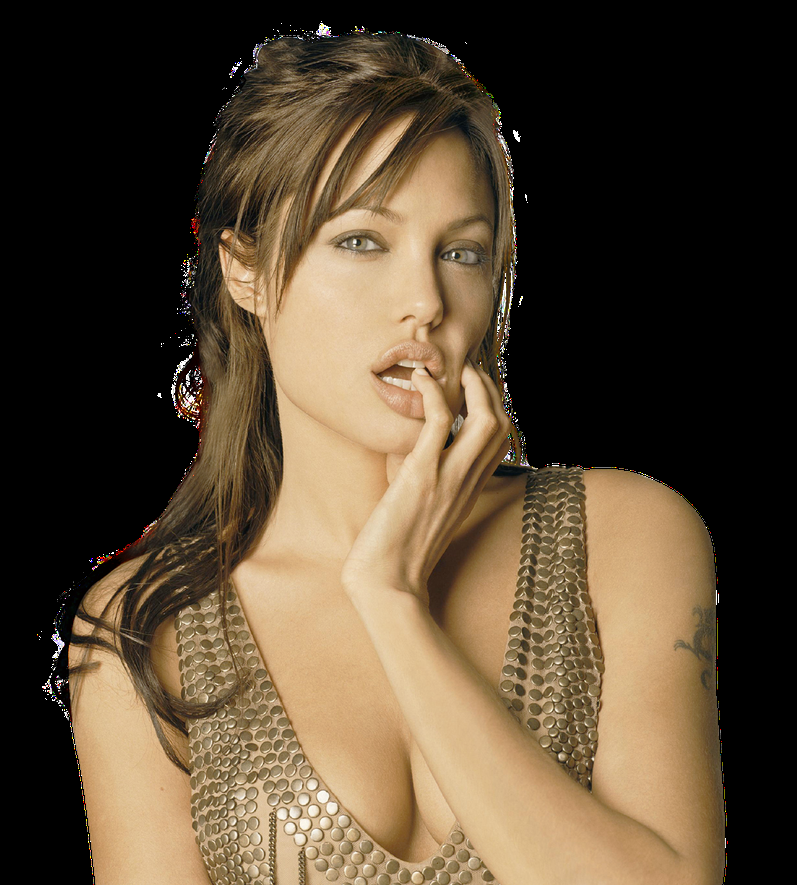
#> input picture jolie.png, 797 x 885 px, shrunk from 1150 x 1277 before the run
$ jupyter execute Convolution.ipynb
#> lines starting #> are read from the running program, lines starting #| are printed output that depends on the picture
####  Convolution on 2d image

Convolutioni s one of the most important operations in signal and image processing. It could operate in 1D( e.g. speed processing) or 3D (video processing). In this post, we discuss convolution in 2D spatial which is mostly used in image processing for deature extraction and is also the core block of Convolutional Neural Network. Genenrally, we can consider an image as a matrix whose elements are numbers between 0 and 255. The size of this matrix is image height times image width times number of image channels. A grayscale image ahs 1 channel where a color image has 3 channels for an RGB. In this tutorial we aregoing to work on a grayscale image shown in feature 1 and apply different convolution kernels on it

[cell 1]
from skimage import io, viewer
img = io.imread('jolie.png',as_gray = True)
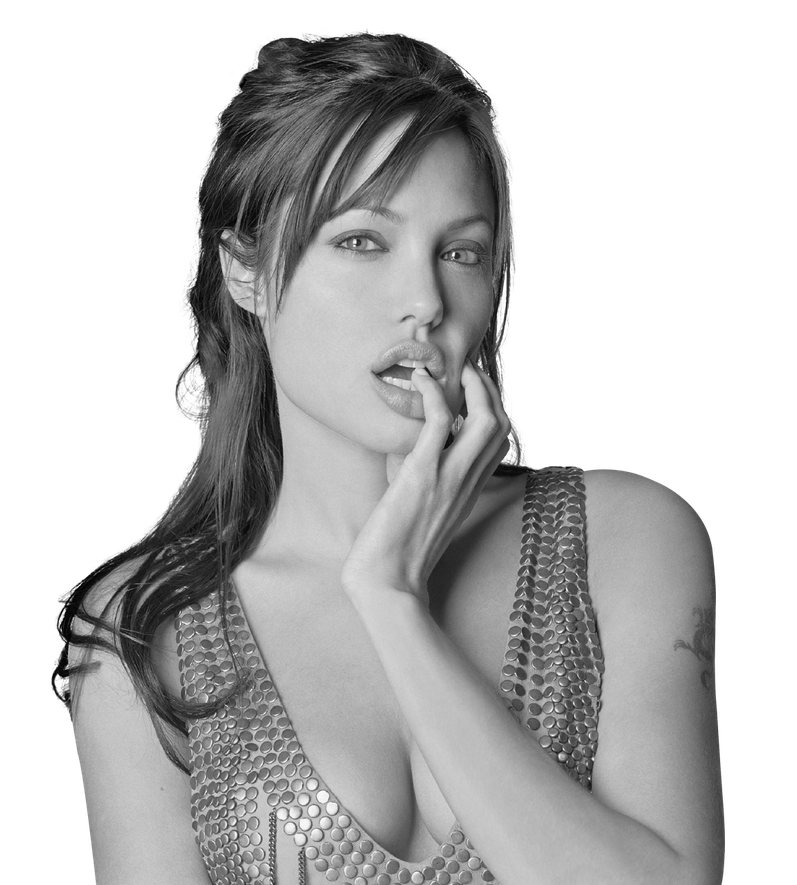
#> img: shape (885, 797) float64; min 0, max 1, mean 0.749
print('image matrix size' , img.shape)
#| image matrix size (885, 797)
print('\n first 5 columns and rows of the image matrix: n')
viewer.ImageViewer(img).show()
#> (this line was passed over: skimage is not available in this run)

[cell 2]
from skimage import io, color
import matplotlib.pyplot as plt
import numpy as np
from skimage import exposure
import pylab

def convolved2d(image,kernel):
    kernel = np.flipud(np.fliplr(kernel))
    output = np.zeros_like(image)
    image_padded = np.zeros((image.shape[0]+2, image.shape[1]+2))
    image_padded[1:-1,1:-1] = image
    for x in range(image.shape[1]):
        for y in range(image.shape[0]):
            output[y,x] = (kernel*image_padded[y:y+3, x:x+3]).sum()
    return output

img = io.imread("jolie.png")
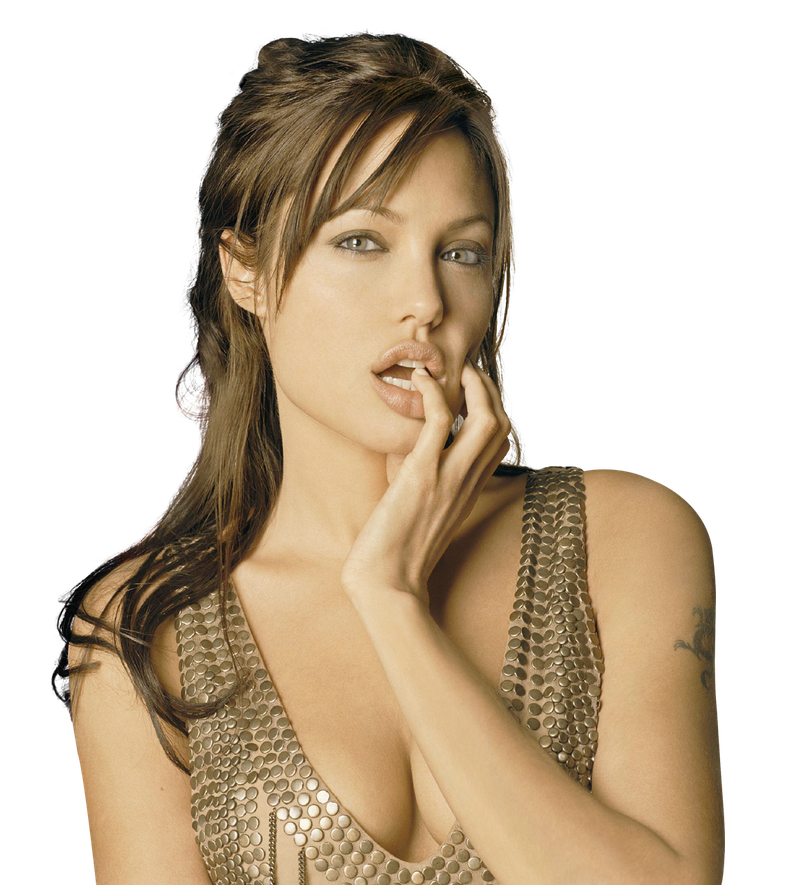
#> img: shape (885, 797, 4); mean R, G, B, A 89.1, 73.1, 52.9, 137.7; transparent parts drawn white
img = color.rgb2gray(img)
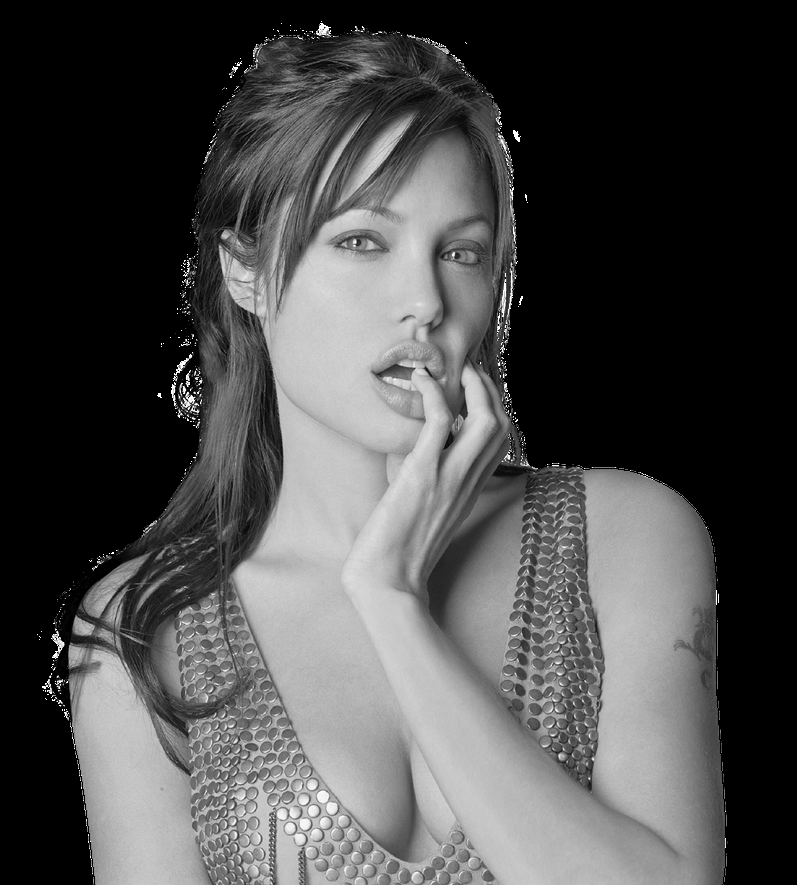
#> img: shape (885, 797) float64; min 0, max 1, mean 0.294


image_equalized = exposure.equalize_adapthist(img/np.max(np.abs(img)), clip_limit=0.03)
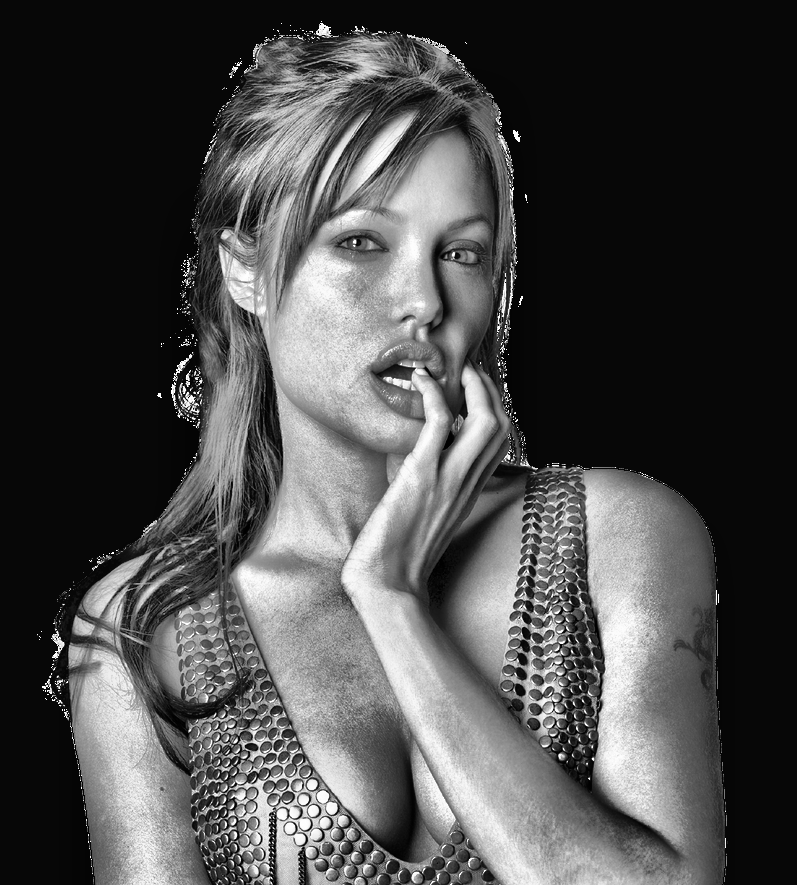
#> image_equalized: shape (885, 797) float64; min 0, max 1, mean 0.296

fig,axes = plt.subplots(1,2, figsize=(10,10))
axes[0].imshow(img,cmap = plt.cm.gray); axes[0].axis("off")
axes[1].imshow(image_equalized,cmap = plt.cm.gray); axes[1].axis("off")

plt.show()

[cell 3]
# convolve the sharpen kernel and the image
kernel0 = np.array([[0,-1,0],[-1,5,-1],[0,-1,0]])
kernel4 = np.array([[-1,-1,-1],[-1,8,-1],[-1,-1,-1]])

kernel1 = np.array([[-1,-1,0],[-1,0,1],[0,1,1]])
kernel2 = np.array([[-1,-1,-1],[-1,0,-1],[-1,-1,-1]])
kernel3 = np.array([[0,-1,0],[-1,0,-1],[-1,-1,-1]])

image_con = convolved2d(img, kernel2)
#> after the loop in convolved2d, `for x in range(image.shape[1]):`:
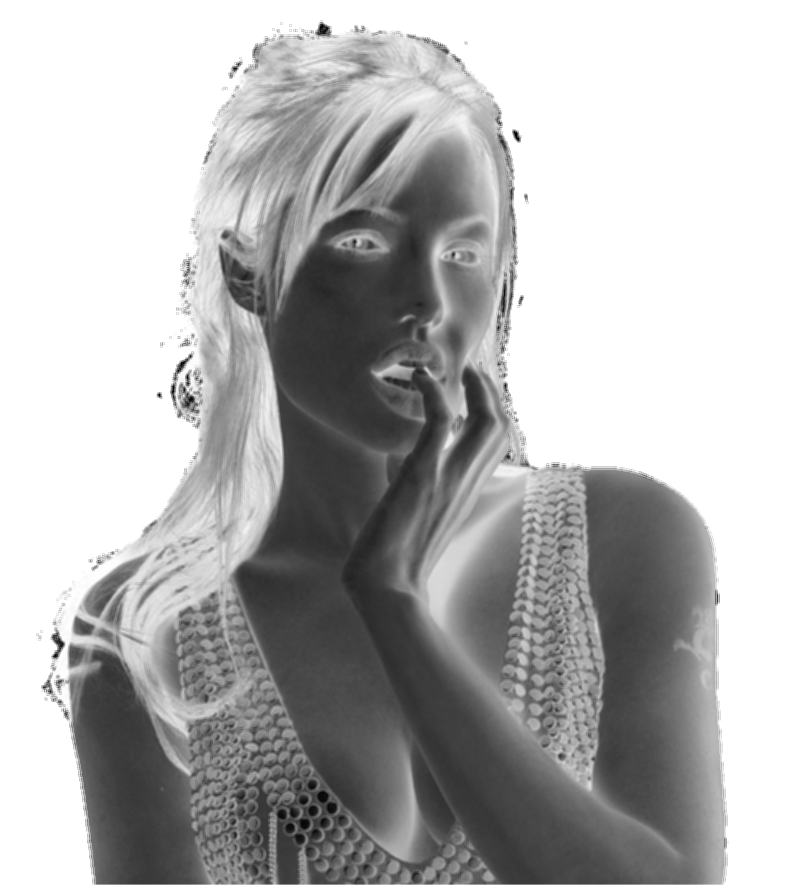
#> output: shape (885, 797) float64; min -8, max 0, mean -2.35; drawn with min black and max white

# Adjust the contrast of the filtered image by applying Histogram Equalization
image_con_equalized = exposure.equalize_adapthist(image_con /np.max(np.abs(image_con)), clip_limit=0.03)
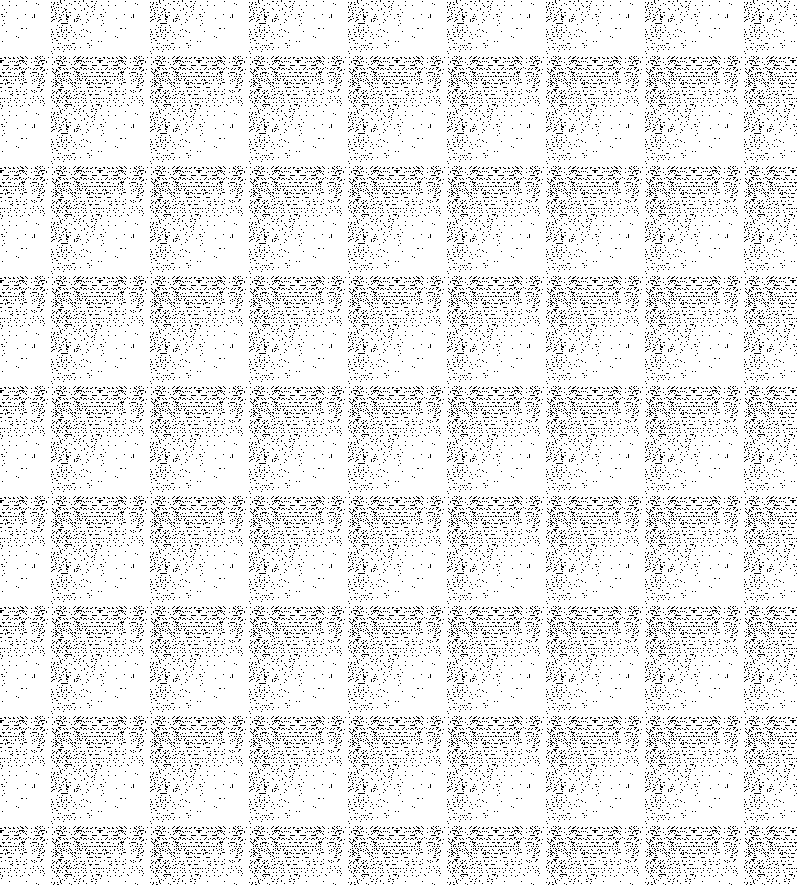
#> image_con_equalized: shape (885, 797) float64; values 0 (black) and 1 (white), 91.2% white; black in thin lines or dots

fig,axes = plt.subplots(1,2, figsize=(10,10))
axes[0].imshow(image_con,cmap = plt.cm.gray); axes[0].axis("off")
axes[1].imshow(image_con_equalized,cmap = plt.cm.gray); axes[1].axis("off")
plt.show()
